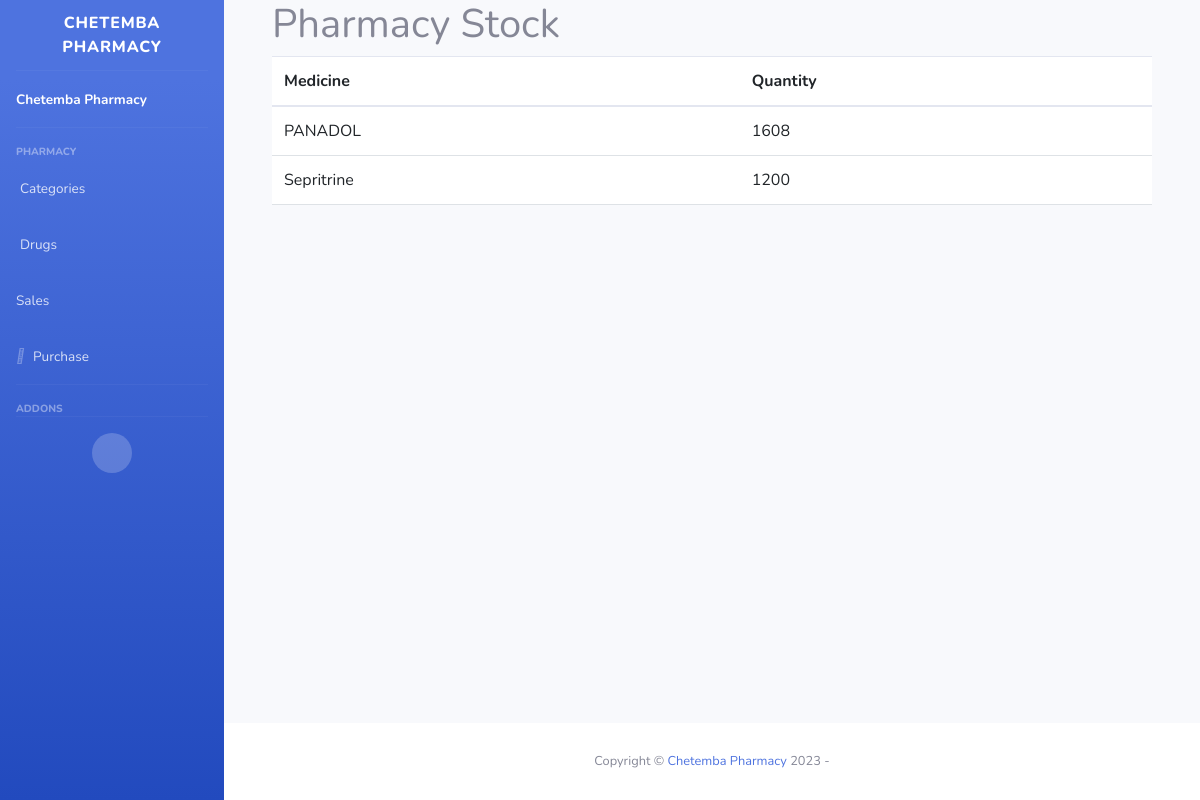
/view_stock/ (signed in), run on an earlier commit of the app's database.
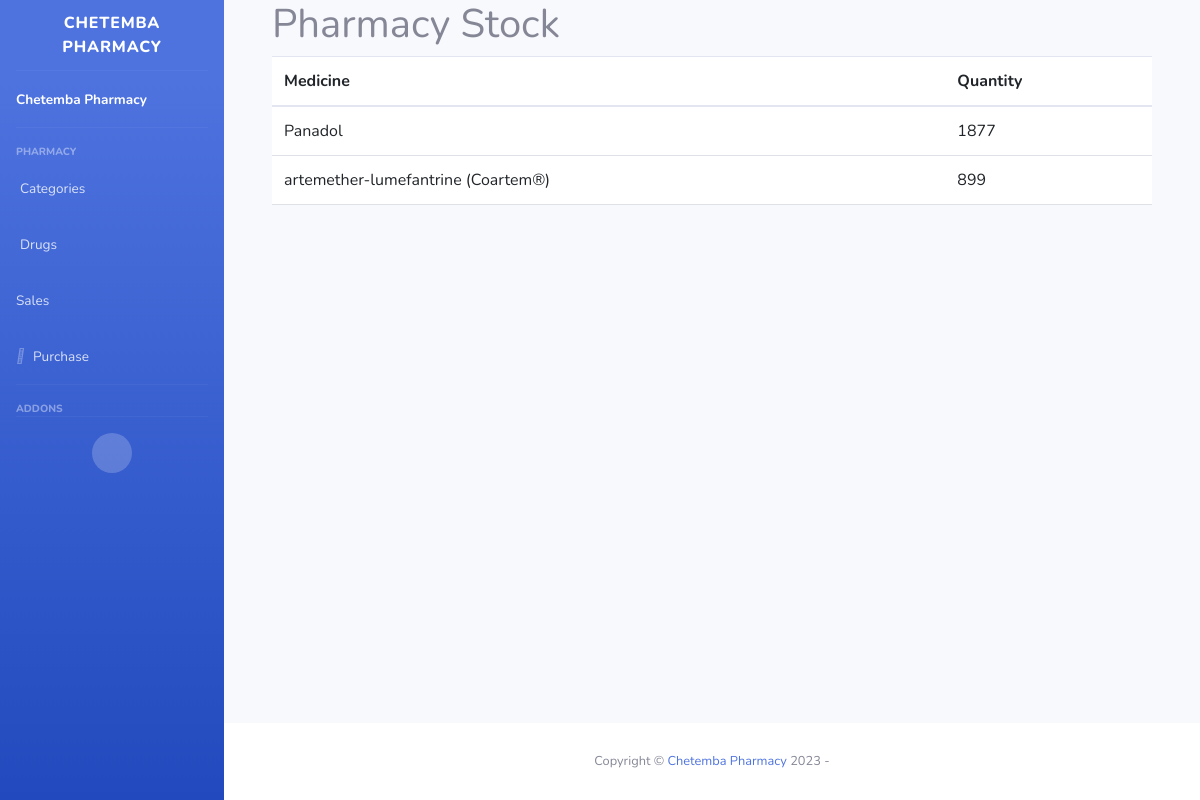
And on a later commit of the database.
### pharmacy/models.py (models this page shows, shortened)
class Stock(models.Model):
    medicine = models.OneToOneField(Medicine, on_delete=models.CASCADE)
    quantity = models.PositiveIntegerField(default=0)

class Medicine(models.Model):
    name = models.CharField(max_length=200, unique=True)
    category = models.ForeignKey(Category, on_delete=models.CASCADE)
    supplier = models.ForeignKey(Supplier, on_delete=models.CASCADE)
    selling_price = models.DecimalField(max_digits=10, decimal_places=2)
    def __str__(self):
        return self.name

### pharmacy/views.py (the view)
# urls.py: path('view_stock/', views.view_stock, name='view_stock'),
@login_required(login_url='login')
def view_stock(request):
    stocks = Stock.objects.all()
    return render(request, 'pharmacy/view_stock.html', {'stocks': stocks})

### pharmacy/context_processors.py (called while the page is built)
def expired_medicine_logs(request):
    expired_logs = ExpiredMedicineLog.objects.all()
    return {'expired_logs': expired_logs}

### pharmacy/templates/pharmacy/view_stock.html (shortened to what this page needs)
{% extends 'main.html' %}
{% load static %}
{% block content %}
    <section id="page-top">
        <div id="wrapper">
            {% include 'pharmacy/sideBar.html' %}
            <div id="content-wrapper" class="d-flex flex-column">
                <div id="content" class="container-fluid">
                    <div class="container">
                        <h1>Pharmacy Stock </h1>
                        <table class="table">
                            <thead>
                            <tr>
                                <th>Medicine</th>
                                <th>Quantity</th>
                            </tr>
                            </thead>
                            <tbody>
                            {% for stock in stocks %}
                                <tr>
                                    <td>{{ stock.medicine }}</td>
                                    <td>{{ stock.quantity }}</td>
                                </tr>
                            {% endfor %}
                            </tbody>
                        </table>
                    </div>
                </div>
                {% include 'footer.html' %}
            </div>
        </div>
    </section>
{% endblock %}

### templates/main.html (shortened to what this page needs)
<!DOCTYPE html>
<html lang="en">
<head>
    {% load static %}
    <link rel="stylesheet" href="https://cdn.jsdelivr.net/npm/bootstrap-icons@1.3.0/font/bootstrap-icons.css">
    <link href="https://cdn.jsdelivr.net/npm/bootstrap@5.3.0-alpha3/dist/css/bootstrap.min.css" rel="stylesheet"
>
    <link href="{% static 'vendor/fontawesome-free/css/all.min.css' %}" rel="stylesheet" type="text/css">
    <link href="{% static 'vendor/fontawesome-free/css/all.min.css' %}" rel="stylesheet" type="text/css">
    <link href="{% static 'css/sb-admin-2.min.css' %}" rel="stylesheet">
</head>
<body>
    {% block content %}
    {% endblock %}
</body>
</html>

### pharmacy/templates/pharmacy/sideBar.html (shortened to what this page needs)
<ul class="navbar-nav bg-gradient-primary sidebar sidebar-dark accordion" id="accordionSidebar">
    <a class="sidebar-brand d-flex align-items-center justify-content-center" href="{% url 'home' %}">
        <div class="sidebar-brand-text mx-3">Chetemba Pharmacy</div>
    </a>
    <hr class="sidebar-divider my-0">
    <li class="nav-item active">
        <a class="nav-link" href="{% url 'home' %}">
            <span>Chetemba Pharmacy</span></a>
    </li>
    <hr class="sidebar-divider">
    <div class="sidebar-heading">
       Pharmacy
    </div>
    <li class="nav-item">
        <a class="nav-link collapsed" href="{% url 'categories' %}" data-toggle="collapse"
           data-target="#collapseCategory"
           aria-expanded="true" aria-controls="collapseCategory">
            <span>Categories</span>
        </a>
    </li>
    <li class="nav-item">
        <a class="nav-link collapsed" href="{% url 'medicines' %}" data-toggle="collapse"
           data-target="#collapseMedicine"
           aria-expanded="true" aria-controls="collapseMedicine">
            <span>Drugs</span>
        </a>
    </li>
    <li class="nav-item">
        <a class="nav-link collapsed" href="{% url 'home' %}" data-toggle="collapse" data-target="#collapseTwo"
           aria-expanded="true" aria-controls="collapseTwo">
            <span>Sales</span>
        </a>
    </li>
    {% if request.user.is_superuser %}
    	<li class="nav-item">
        <a class="nav-link collapsed" href="#" data-toggle="collapse" data-target="#collapseUtilities"
           aria-expanded="true" aria-controls="collapseUtilities">
            <i class="fa-regular fa-credit-card"></i>
            <span>Purchase</span>
        </a>
    </li>
    {% endif %}
    <hr class="sidebar-divider">
    <div class="sidebar-heading">
        Addons
    </div>
    <hr class="sidebar-divider d-none d-md-block">
    <div class="text-center d-none d-md-inline">
        <button class="rounded-circle border-0" id="sidebarToggle"></button>
    </div>
</ul>

### templates/footer.html
<footer class="sticky-footer bg-white">
    <div class="container my-auto">
        <div class="copyright text-center my-auto">
           <span>Copyright &copy; <a href="https://github.com/stephenWanjala" target="_blank">Chetemba Pharmacy</a> 2023 - {{ currentYear }}</span>
        </div>
    </div>
</footer>

What changed in the data, as far as the page shows it:
removed Stock: medicine "PANADOL", quantity "1608"
removed Stock: medicine "Sepritrine", quantity "1200"
added Stock: medicine "Panadol", quantity "1877"
added Stock: medicine "artemether-lumefantrine (Coartem®)", quantity "899"
